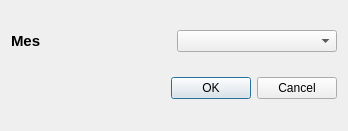
<?xml version="1.0" encoding="UTF-8"?>
<ui version="4.0">
 <class>DialogSelectMes</class>
 <widget class="QDialog" name="DialogSelectMes">
  <property name="geometry">
   <rect>
    <x>0</x>
    <y>0</y>
    <width>348</width>
    <height>131</height>
   </rect>
  </property>
  <property name="windowTitle">
   <string>Dialog</string>
  </property>
  <layout class="QVBoxLayout" name="verticalLayout">
   <item>
    <layout class="QHBoxLayout" name="horizontalLayout">
     <property name="sizeConstraint">
      <enum>QLayout::SetFixedSize</enum>
     </property>
     <item>
      <widget class="QLabel" name="lblEstado">
       <property name="font">
        <font>
         <pointsize>11</pointsize>
         <weight>75</weight>
         <bold>true</bold>
        </font>
       </property>
       <property name="text">
        <string>Mes</string>
       </property>
       <property name="alignment">
        <set>Qt::AlignLeading|Qt::AlignLeft|Qt::AlignVCenter</set>
       </property>
      </widget>
     </item>
     <item>
      <widget class="QComboBox" name="cmbMes"/>
     </item>
    </layout>
   </item>
   <item>
    <widget class="QDialogButtonBox" name="buttonBox">
     <property name="orientation">
      <enum>Qt::Horizontal</enum>
     </property>
     <property name="standardButtons">
      <set>QDialogButtonBox::Cancel|QDialogButtonBox::Ok</set>
     </property>
    </widget>
   </item>
  </layout>
 </widget>
 <resources/>
 <connections>
  <connection>
   <sender>buttonBox</sender>
   <signal>accepted()</signal>
   <receiver>DialogSelectMes</receiver>
   <slot>accept()</slot>
   <hints>
    <hint type="sourcelabel">
     <x>248</x>
     <y>254</y>
    </hint>
    <hint type="destinationlabel">
     <x>157</x>
     <y>274</y>
    </hint>
   </hints>
  </connection>
  <connection>
   <sender>buttonBox</sender>
   <signal>rejected()</signal>
   <receiver>DialogSelectMes</receiver>
   <slot>reject()</slot>
   <hints>
    <hint type="sourcelabel">
     <x>316</x>
     <y>260</y>
    </hint>
    <hint type="destinationlabel">
     <x>286</x>
     <y>274</y>
    </hint>
   </hints>
  </connection>
 </connections>
</ui>
